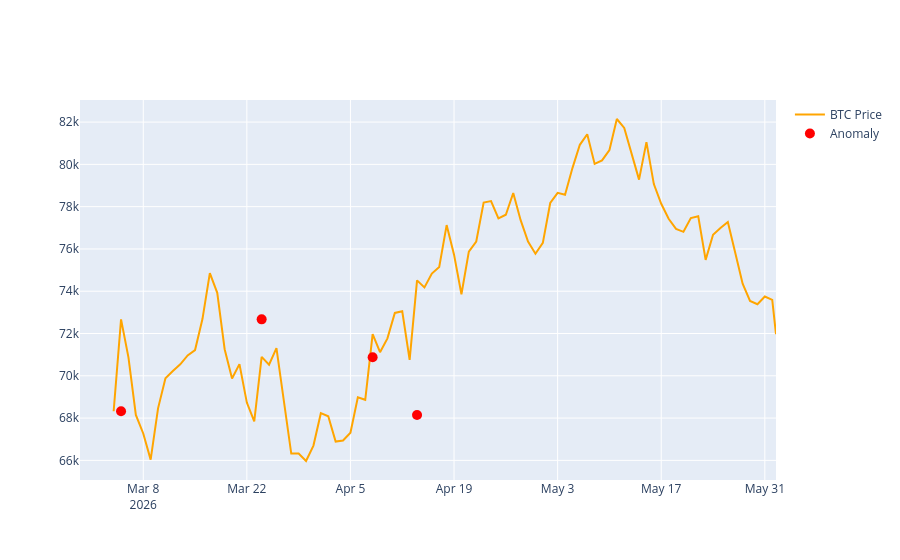

Notebook code cell kept with this figure:
### Code cell
import plotly.graph_objects as go

fig = go.Figure()

fig.add_trace(go.Scatter(
    x=df['date'],
    y=df['price'],
    mode='lines',
    name='BTC Price',
    line=dict(color='orange')
))

fig.add_trace(go.Scatter(
    x=df[df['is_anomaly'] == True]['date'],
    y=y=df[df['is_anomaly'] == True]['price'],,
    mode='markers',
    name='Anomaly',
    marker=dict(color='red', size=10)
))

fig.show()
